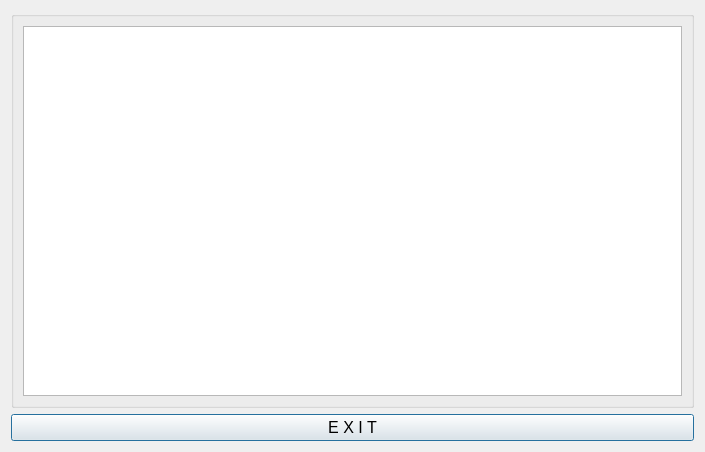
<?xml version="1.0" encoding="UTF-8"?>
<ui version="4.0">
 <class>DialogHelp</class>
 <widget class="QDialog" name="DialogHelp">
  <property name="geometry">
   <rect>
    <x>0</x>
    <y>0</y>
    <width>705</width>
    <height>452</height>
   </rect>
  </property>
  <property name="font">
   <font>
    <pointsize>12</pointsize>
    <bold>false</bold>
   </font>
  </property>
  <property name="windowTitle">
   <string>About Help</string>
  </property>
  <property name="windowIcon">
   <iconset resource="ResourceFile.qrc">
    <normaloff>:/Icon/bird12.png</normaloff>:/Icon/bird12.png</iconset>
  </property>
  <layout class="QGridLayout" name="gridLayout">
   <item row="0" column="0">
    <layout class="QVBoxLayout" name="verticalLayout">
     <item>
      <widget class="QGroupBox" name="groupBox">
       <property name="title">
        <string/>
       </property>
       <layout class="QGridLayout" name="gridLayout_2">
        <item row="0" column="0">
         <widget class="QTextEdit" name="textEdit_Help">
          <property name="readOnly">
           <bool>true</bool>
          </property>
         </widget>
        </item>
       </layout>
      </widget>
     </item>
     <item>
      <widget class="QPushButton" name="pushButton">
       <property name="text">
        <string>E X I T</string>
       </property>
      </widget>
     </item>
    </layout>
   </item>
  </layout>
 </widget>
 <resources>
  <include location="ResourceFile.qrc"/>
 </resources>
 <connections/>
</ui>
